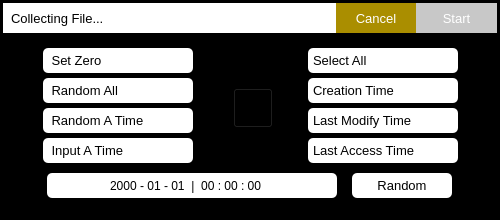
<?xml version="1.0" encoding="UTF-8"?>
<ui version="4.0">
 <class>ResetterClass</class>
 <widget class="QWidget" name="ResetterClass">
  <property name="geometry">
   <rect>
    <x>0</x>
    <y>0</y>
    <width>500</width>
    <height>220</height>
   </rect>
  </property>
  <property name="font">
   <font>
    <pointsize>10</pointsize>
   </font>
  </property>
  <property name="windowTitle">
   <string>Resetter</string>
  </property>
  <property name="styleSheet">
   <string notr="true">background-color: #000000;</string>
  </property>
  <widget class="QWidget" name="widget_background" native="true">
   <property name="enabled">
    <bool>true</bool>
   </property>
   <property name="geometry">
    <rect>
     <x>0</x>
     <y>0</y>
     <width>500</width>
     <height>220</height>
    </rect>
   </property>
   <property name="font">
    <font>
     <pointsize>9</pointsize>
    </font>
   </property>
   <property name="styleSheet">
    <string notr="true">QWidget[isBackground=true]
{
	background-color: rgba(255, 255, 255, 0);
	border-width: 3px;
	border-color: #ffffff;
	border-style: solid;
	border-radius: 0px;
}</string>
   </property>
   <property name="isBackground" stdset="0">
    <bool>true</bool>
   </property>
   <widget class="QPushButton" name="pushButton_close">
    <property name="enabled">
     <bool>true</bool>
    </property>
    <property name="geometry">
     <rect>
      <x>336</x>
      <y>3</y>
      <width>80</width>
      <height>30</height>
     </rect>
    </property>
    <property name="font">
     <font>
      <pointsize>10</pointsize>
     </font>
    </property>
    <property name="styleSheet">
     <string notr="true">QPushButton
{
	background-color: #aa8e00;
	color: #ffffff;
	border-width: 0px;
	border-style: solid;
}
QPushButton:hover
{
	background-color: #ccaa00;
	color: #ffffff;
	border-width: 0px;
	border-style: solid;
}
QPushButton:disabled
{
	background-color:  #c8c8c8;
	color: #ffffff;
	border-width: 0px;
	border-style: solid;
}

</string>
    </property>
    <property name="text">
     <string>Cancel</string>
    </property>
   </widget>
   <widget class="QLabel" name="label_topBar">
    <property name="geometry">
     <rect>
      <x>3</x>
      <y>3</y>
      <width>413</width>
      <height>30</height>
     </rect>
    </property>
    <property name="font">
     <font>
      <pointsize>10</pointsize>
     </font>
    </property>
    <property name="styleSheet">
     <string notr="true">QLabel
{
	padding: 0px 0px 0px 5px;
	text-align : left;
	background-color: #ffffff;
	color: #000000;
	border-width: 0px;
	border-style: solid;
}</string>
    </property>
    <property name="text">
     <string>Collecting File...</string>
    </property>
   </widget>
   <widget class="QPushButton" name="pushButton_start">
    <property name="enabled">
     <bool>false</bool>
    </property>
    <property name="geometry">
     <rect>
      <x>416</x>
      <y>3</y>
      <width>81</width>
      <height>30</height>
     </rect>
    </property>
    <property name="font">
     <font>
      <pointsize>10</pointsize>
     </font>
    </property>
    <property name="styleSheet">
     <string notr="true">QPushButton
{
	background-color: #0047aa;
	color: #ffffff;
	border-width: 0px;
	border-style: solid;
}
QPushButton:hover
{
	background-color: #0055cc;
	color: #ffffff;
	border-width: 0px;
	border-style: solid;
}
QPushButton:disabled
{
	background-color: #c8c8c8;
	color: #ffffff;
	border-width: 0px;
	border-style: solid;
}

</string>
    </property>
    <property name="text">
     <string>Start</string>
    </property>
   </widget>
   <widget class="QWidget" name="widget_inner" native="true">
    <property name="geometry">
     <rect>
      <x>3</x>
      <y>33</y>
      <width>490</width>
      <height>180</height>
     </rect>
    </property>
    <widget class="QPushButton" name="pushButton_randomTime">
     <property name="geometry">
      <rect>
       <x>349</x>
       <y>140</y>
       <width>100</width>
       <height>25</height>
      </rect>
     </property>
     <property name="font">
      <font>
       <pointsize>10</pointsize>
      </font>
     </property>
     <property name="styleSheet">
      <string notr="true">QPushButton
{
	text-align : center;
	background-color: #ffffff;
	color: #000000;
	border-width: 0px;
	border-radius: 5px;
	border-style: solid;
}
QPushButton:hover
{
	background-color: #ebf5ff;
}
QPushButton:pressed
{	
	background-color: #acd3fa;
}</string>
     </property>
     <property name="text">
      <string>Random</string>
     </property>
     <property name="icon">
      <iconset resource="FTRT.qrc">
       <normaloff>:/Res/random.svg</normaloff>:/Res/random.svg</iconset>
     </property>
     <property name="iconSize">
      <size>
       <width>16</width>
       <height>16</height>
      </size>
     </property>
     <property name="checkable">
      <bool>false</bool>
     </property>
     <property name="checked">
      <bool>false</bool>
     </property>
     <property name="autoRepeat">
      <bool>false</bool>
     </property>
     <property name="autoExclusive">
      <bool>true</bool>
     </property>
    </widget>
    <widget class="QWidget" name="widget_mode" native="true">
     <property name="enabled">
      <bool>false</bool>
     </property>
     <property name="geometry">
      <rect>
       <x>285</x>
       <y>15</y>
       <width>190</width>
       <height>120</height>
      </rect>
     </property>
     <property name="styleSheet">
      <string notr="true">QPushButton
{
	padding: 0px 0px 0px 5px;
	text-align : left;
	background-color: #ffffff;
	color: #000000;
	border-width: 0px;
	border-radius: 5px;
	border-style: solid;
}
QPushButton:hover
{
	background-color: #ebf5ff;
}
QPushButton:checked
{
	color: #ffffff;
	background-color: #0055cc;
}</string>
     </property>
     <widget class="QPushButton" name="pushButton_created">
      <property name="geometry">
       <rect>
        <x>20</x>
        <y>30</y>
        <width>150</width>
        <height>25</height>
       </rect>
      </property>
      <property name="font">
       <font>
        <pointsize>10</pointsize>
       </font>
      </property>
      <property name="text">
       <string>Creation Time</string>
      </property>
      <property name="icon">
       <iconset resource="FTRT.qrc">
        <normaloff>:/Res/created.svg</normaloff>
        <normalon>:/Res/created_selected.svg</normalon>:/Res/created.svg</iconset>
      </property>
      <property name="iconSize">
       <size>
        <width>16</width>
        <height>16</height>
       </size>
      </property>
      <property name="checkable">
       <bool>true</bool>
      </property>
      <property name="autoRepeat">
       <bool>false</bool>
      </property>
      <property name="autoExclusive">
       <bool>false</bool>
      </property>
     </widget>
     <widget class="QPushButton" name="pushButton_modified">
      <property name="geometry">
       <rect>
        <x>20</x>
        <y>60</y>
        <width>150</width>
        <height>25</height>
       </rect>
      </property>
      <property name="font">
       <font>
        <pointsize>10</pointsize>
       </font>
      </property>
      <property name="text">
       <string>Last Modify Time</string>
      </property>
      <property name="icon">
       <iconset resource="FTRT.qrc">
        <normaloff>:/Res/modified.svg</normaloff>
        <normalon>:/Res/modified_selected.svg</normalon>:/Res/modified.svg</iconset>
      </property>
      <property name="iconSize">
       <size>
        <width>16</width>
        <height>16</height>
       </size>
      </property>
      <property name="checkable">
       <bool>true</bool>
      </property>
      <property name="autoRepeat">
       <bool>false</bool>
      </property>
      <property name="autoExclusive">
       <bool>false</bool>
      </property>
     </widget>
     <widget class="QPushButton" name="pushButton_accessed">
      <property name="geometry">
       <rect>
        <x>20</x>
        <y>90</y>
        <width>150</width>
        <height>25</height>
       </rect>
      </property>
      <property name="font">
       <font>
        <pointsize>10</pointsize>
       </font>
      </property>
      <property name="text">
       <string>Last Access Time</string>
      </property>
      <property name="icon">
       <iconset resource="FTRT.qrc">
        <normaloff>:/Res/accessed.svg</normaloff>
        <normalon>:/Res/accessed_selected.svg</normalon>:/Res/accessed.svg</iconset>
      </property>
      <property name="iconSize">
       <size>
        <width>16</width>
        <height>16</height>
       </size>
      </property>
      <property name="checkable">
       <bool>true</bool>
      </property>
      <property name="checked">
       <bool>false</bool>
      </property>
      <property name="autoRepeat">
       <bool>false</bool>
      </property>
      <property name="autoExclusive">
       <bool>false</bool>
      </property>
     </widget>
     <widget class="QPushButton" name="pushButton_selectAll">
      <property name="geometry">
       <rect>
        <x>20</x>
        <y>0</y>
        <width>150</width>
        <height>25</height>
       </rect>
      </property>
      <property name="font">
       <font>
        <pointsize>10</pointsize>
       </font>
      </property>
      <property name="styleSheet">
       <string notr="true">QPushButton
{
	padding: 0px 0px 0px 5px;
	text-align : left;
	background-color: #ffffff;
	color: #000000;
	border-width: 0px;
	border-radius: 5px;
	border-style: solid;
}
QPushButton:hover
{
	background-color: #fffceb;
}
QPushButton:checked
{
	color: #ffffff;
	background-color: #ccaa00;
}</string>
      </property>
      <property name="text">
       <string>Select All</string>
      </property>
      <property name="icon">
       <iconset resource="FTRT.qrc">
        <normaloff>:/Res/selectAll.svg</normaloff>
        <normalon>:/Res/selectAll_selected.svg</normalon>:/Res/selectAll.svg</iconset>
      </property>
      <property name="iconSize">
       <size>
        <width>16</width>
        <height>16</height>
       </size>
      </property>
      <property name="checkable">
       <bool>true</bool>
      </property>
      <property name="checked">
       <bool>false</bool>
      </property>
      <property name="autoRepeat">
       <bool>false</bool>
      </property>
      <property name="autoExclusive">
       <bool>false</bool>
      </property>
     </widget>
    </widget>
    <widget class="QWidget" name="widget_method" native="true">
     <property name="geometry">
      <rect>
       <x>20</x>
       <y>15</y>
       <width>190</width>
       <height>120</height>
      </rect>
     </property>
     <property name="styleSheet">
      <string notr="true">QPushButton
{
	padding: 0px 0px 0px 5px;
	text-align : left;
	background-color: #ffffff;
	color: #000000;
	border-width: 0px;
	border-radius: 5px;
	border-style: solid;
}
QPushButton:hover
{
	background-color: #ebf5ff;
}
QPushButton:checked
{
	color: #ffffff;
	background-color: #0055cc;
}</string>
     </property>
     <widget class="QPushButton" name="pushButton_setZero">
      <property name="geometry">
       <rect>
        <x>20</x>
        <y>0</y>
        <width>150</width>
        <height>25</height>
       </rect>
      </property>
      <property name="font">
       <font>
        <pointsize>10</pointsize>
       </font>
      </property>
      <property name="text">
       <string> Set Zero</string>
      </property>
      <property name="icon">
       <iconset resource="FTRT.qrc">
        <normaloff>:/Res/setZero.svg</normaloff>
        <normalon>:/Res/setZero_selected.svg</normalon>:/Res/setZero.svg</iconset>
      </property>
      <property name="iconSize">
       <size>
        <width>16</width>
        <height>16</height>
       </size>
      </property>
      <property name="checkable">
       <bool>true</bool>
      </property>
      <property name="autoRepeat">
       <bool>false</bool>
      </property>
      <property name="autoExclusive">
       <bool>true</bool>
      </property>
     </widget>
     <widget class="QPushButton" name="pushButton_setRandom">
      <property name="geometry">
       <rect>
        <x>20</x>
        <y>30</y>
        <width>150</width>
        <height>25</height>
       </rect>
      </property>
      <property name="font">
       <font>
        <pointsize>10</pointsize>
       </font>
      </property>
      <property name="text">
       <string> Random All</string>
      </property>
      <property name="icon">
       <iconset resource="FTRT.qrc">
        <normaloff>:/Res/setRandom.svg</normaloff>
        <normalon>:/Res/setRandom_selected.svg</normalon>:/Res/setRandom.svg</iconset>
      </property>
      <property name="iconSize">
       <size>
        <width>16</width>
        <height>15</height>
       </size>
      </property>
      <property name="checkable">
       <bool>true</bool>
      </property>
      <property name="autoExclusive">
       <bool>true</bool>
      </property>
     </widget>
     <widget class="QPushButton" name="pushButton_setInput">
      <property name="geometry">
       <rect>
        <x>20</x>
        <y>90</y>
        <width>150</width>
        <height>25</height>
       </rect>
      </property>
      <property name="font">
       <font>
        <pointsize>10</pointsize>
       </font>
      </property>
      <property name="text">
       <string> Input A Time</string>
      </property>
      <property name="icon">
       <iconset resource="FTRT.qrc">
        <normaloff>:/Res/setInput.svg</normaloff>
        <normalon>:/Res/setInput_selected.svg</normalon>:/Res/setInput.svg</iconset>
      </property>
      <property name="iconSize">
       <size>
        <width>16</width>
        <height>16</height>
       </size>
      </property>
      <property name="checkable">
       <bool>true</bool>
      </property>
      <property name="checked">
       <bool>false</bool>
      </property>
      <property name="autoRepeat">
       <bool>false</bool>
      </property>
      <property name="autoExclusive">
       <bool>true</bool>
      </property>
     </widget>
     <widget class="QPushButton" name="pushButton_randomSet">
      <property name="geometry">
       <rect>
        <x>20</x>
        <y>60</y>
        <width>150</width>
        <height>25</height>
       </rect>
      </property>
      <property name="font">
       <font>
        <pointsize>10</pointsize>
       </font>
      </property>
      <property name="text">
       <string> Random A Time</string>
      </property>
      <property name="icon">
       <iconset resource="FTRT.qrc">
        <normaloff>:/Res/setRandom.svg</normaloff>
        <normalon>:/Res/setRandom_selected.svg</normalon>:/Res/setRandom.svg</iconset>
      </property>
      <property name="iconSize">
       <size>
        <width>16</width>
        <height>15</height>
       </size>
      </property>
      <property name="checkable">
       <bool>true</bool>
      </property>
      <property name="autoExclusive">
       <bool>true</bool>
      </property>
     </widget>
    </widget>
    <widget class="QPushButton" name="pushButton_next">
     <property name="enabled">
      <bool>false</bool>
     </property>
     <property name="geometry">
      <rect>
       <x>230</x>
       <y>55</y>
       <width>40</width>
       <height>40</height>
      </rect>
     </property>
     <property name="font">
      <font>
       <pointsize>10</pointsize>
      </font>
     </property>
     <property name="styleSheet">
      <string notr="true"/>
     </property>
     <property name="text">
      <string/>
     </property>
     <property name="icon">
      <iconset resource="FTRT.qrc">
       <normaloff>:/Res/next_enabled.svg</normaloff>
       <disabledoff>:/Res/next_disabled.svg</disabledoff>:/Res/next_enabled.svg</iconset>
     </property>
     <property name="iconSize">
      <size>
       <width>64</width>
       <height>64</height>
      </size>
     </property>
     <property name="checkable">
      <bool>false</bool>
     </property>
     <property name="autoExclusive">
      <bool>false</bool>
     </property>
    </widget>
    <widget class="QDateTimeEdit" name="dateTimeEdit_timeInput">
     <property name="enabled">
      <bool>true</bool>
     </property>
     <property name="geometry">
      <rect>
       <x>44</x>
       <y>140</y>
       <width>290</width>
       <height>25</height>
      </rect>
     </property>
     <property name="styleSheet">
      <string notr="true">QDateTimeEdit
{
	font: 10pt &quot;Microsoft YaHei UI&quot;;
	background-color: #ffffff;
	color: #000000;
	border-width: 0px;
	border-radius: 5px;
	border-style: solid;
}
QDateTimeEdit::up-button,QDateTimeEdit::down-button
{
	border-style: solid;
	width:12px;
	height: 25px;
}
QDateTimeEdit::up-button
{
	border-top-right-radius: 5px;
	border-bottom-right-radius: 5px;
	image: url(:/Res/rightarr);
	subcontrol-position: right;
}
QDateTimeEdit::down-button
{
	border-top-left-radius: 5px;
	border-bottom-left-radius: 5px;
	image: url(:/Res/leftarr);
	subcontrol-position: left;
}
QDateTimeEdit::up-button:hover,QDateTimeEdit::down-button:hover
{
	background-color: #ebf5ff;
}
QDateTimeEdit::up-button:pressed,QDateTimeEdit::down-button:pressed
{
	background-color: #acd3fa;
}
</string>
     </property>
     <property name="wrapping">
      <bool>true</bool>
     </property>
     <property name="alignment">
      <set>Qt::AlignCenter</set>
     </property>
     <property name="specialValueText">
      <string/>
     </property>
     <property name="minimumDateTime">
      <datetime>
       <hour>0</hour>
       <minute>0</minute>
       <second>0</second>
       <year>1970</year>
       <month>1</month>
       <day>1</day>
      </datetime>
     </property>
     <property name="maximumDate">
      <date>
       <year>9999</year>
       <month>12</month>
       <day>31</day>
      </date>
     </property>
     <property name="minimumDate">
      <date>
       <year>1970</year>
       <month>1</month>
       <day>1</day>
      </date>
     </property>
     <property name="displayFormat">
      <string>yyyy - MM - dd  |  hh : mm : ss</string>
     </property>
     <property name="calendarPopup">
      <bool>false</bool>
     </property>
    </widget>
   </widget>
   <zorder>label_topBar</zorder>
   <zorder>pushButton_close</zorder>
   <zorder>pushButton_start</zorder>
   <zorder>widget_inner</zorder>
  </widget>
 </widget>
 <layoutdefault spacing="6" margin="11"/>
 <resources>
  <include location="FTRT.qrc"/>
 </resources>
 <connections/>
</ui>
